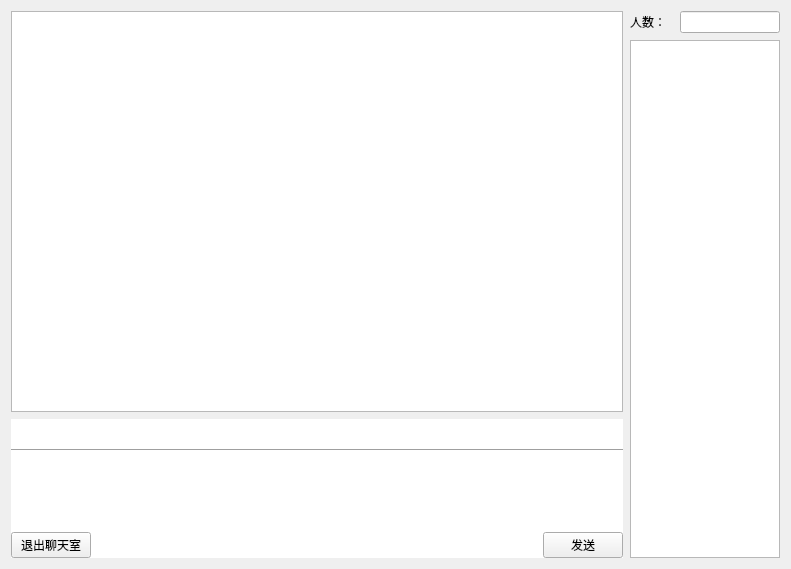
<?xml version="1.0" encoding="UTF-8"?>
<ui version="4.0">
 <class>userPublic</class>
 <widget class="QWidget" name="userPublic">
  <property name="geometry">
   <rect>
    <x>0</x>
    <y>0</y>
    <width>791</width>
    <height>569</height>
   </rect>
  </property>
  <property name="sizePolicy">
   <sizepolicy hsizetype="Preferred" vsizetype="Expanding">
    <horstretch>0</horstretch>
    <verstretch>0</verstretch>
   </sizepolicy>
  </property>
  <property name="windowTitle">
   <string>Form</string>
  </property>
  <layout class="QHBoxLayout" name="horizontalLayout_3">
   <property name="spacing">
    <number>7</number>
   </property>
   <property name="topMargin">
    <number>11</number>
   </property>
   <item>
    <layout class="QVBoxLayout" name="verticalLayout_2">
     <property name="spacing">
      <number>7</number>
     </property>
     <item>
      <widget class="QTextEdit" name="textEdit">
       <property name="sizePolicy">
        <sizepolicy hsizetype="Minimum" vsizetype="Expanding">
         <horstretch>0</horstretch>
         <verstretch>0</verstretch>
        </sizepolicy>
       </property>
       <property name="readOnly">
        <bool>true</bool>
       </property>
      </widget>
     </item>
     <item>
      <widget class="QGroupBox" name="groupBox">
       <property name="sizePolicy">
        <sizepolicy hsizetype="Minimum" vsizetype="Maximum">
         <horstretch>0</horstretch>
         <verstretch>0</verstretch>
        </sizepolicy>
       </property>
       <property name="styleSheet">
        <string notr="true">QGroupBox{
background-color: rgb(255, 255, 255);
border:none;
}</string>
       </property>
       <property name="title">
        <string/>
       </property>
       <layout class="QVBoxLayout" name="verticalLayout">
        <property name="spacing">
         <number>0</number>
        </property>
        <property name="leftMargin">
         <number>0</number>
        </property>
        <property name="topMargin">
         <number>0</number>
        </property>
        <property name="rightMargin">
         <number>0</number>
        </property>
        <property name="bottomMargin">
         <number>0</number>
        </property>
        <item>
         <layout class="QHBoxLayout" name="horizontalLayout_2">
          <item>
           <widget class="QPushButton" name="pushButton_3">
            <property name="sizePolicy">
             <sizepolicy hsizetype="Minimum" vsizetype="Fixed">
              <horstretch>0</horstretch>
              <verstretch>0</verstretch>
             </sizepolicy>
            </property>
            <property name="minimumSize">
             <size>
              <width>30</width>
              <height>30</height>
             </size>
            </property>
            <property name="maximumSize">
             <size>
              <width>30</width>
              <height>30</height>
             </size>
            </property>
            <property name="styleSheet">
             <string notr="true">border:none;</string>
            </property>
            <property name="text">
             <string/>
            </property>
            <property name="icon">
             <iconset resource="icon.qrc">
              <normaloff>:/icon/bq.png</normaloff>:/icon/bq.png</iconset>
            </property>
           </widget>
          </item>
          <item>
           <spacer name="horizontalSpacer_2">
            <property name="orientation">
             <enum>Qt::Horizontal</enum>
            </property>
            <property name="sizeHint" stdset="0">
             <size>
              <width>40</width>
              <height>20</height>
             </size>
            </property>
           </spacer>
          </item>
         </layout>
        </item>
        <item>
         <widget class="Line" name="line">
          <property name="orientation">
           <enum>Qt::Horizontal</enum>
          </property>
         </widget>
        </item>
        <item>
         <widget class="QTextEdit" name="textEdit_2">
          <property name="maximumSize">
           <size>
            <width>16777215</width>
            <height>80</height>
           </size>
          </property>
          <property name="styleSheet">
           <string notr="true">border:none;</string>
          </property>
         </widget>
        </item>
        <item>
         <layout class="QHBoxLayout" name="horizontalLayout">
          <item>
           <widget class="QPushButton" name="pushButton_2">
            <property name="text">
             <string>退出聊天室</string>
            </property>
           </widget>
          </item>
          <item>
           <spacer name="horizontalSpacer">
            <property name="orientation">
             <enum>Qt::Horizontal</enum>
            </property>
            <property name="sizeHint" stdset="0">
             <size>
              <width>40</width>
              <height>20</height>
             </size>
            </property>
           </spacer>
          </item>
          <item>
           <widget class="QPushButton" name="pushButton">
            <property name="text">
             <string>发送</string>
            </property>
           </widget>
          </item>
         </layout>
        </item>
       </layout>
      </widget>
     </item>
    </layout>
   </item>
   <item>
    <layout class="QGridLayout" name="gridLayout">
     <item row="0" column="0">
      <widget class="QLabel" name="label">
       <property name="sizePolicy">
        <sizepolicy hsizetype="Maximum" vsizetype="Preferred">
         <horstretch>0</horstretch>
         <verstretch>0</verstretch>
        </sizepolicy>
       </property>
       <property name="maximumSize">
        <size>
         <width>43</width>
         <height>16777215</height>
        </size>
       </property>
       <property name="text">
        <string>人数：</string>
       </property>
      </widget>
     </item>
     <item row="0" column="1">
      <widget class="QLineEdit" name="lineEdit">
       <property name="sizePolicy">
        <sizepolicy hsizetype="Maximum" vsizetype="Fixed">
         <horstretch>0</horstretch>
         <verstretch>0</verstretch>
        </sizepolicy>
       </property>
       <property name="maximumSize">
        <size>
         <width>100</width>
         <height>16777215</height>
        </size>
       </property>
       <property name="readOnly">
        <bool>true</bool>
       </property>
      </widget>
     </item>
     <item row="1" column="0" colspan="2">
      <widget class="QListWidget" name="listWidget">
       <property name="maximumSize">
        <size>
         <width>150</width>
         <height>16777215</height>
        </size>
       </property>
      </widget>
     </item>
    </layout>
   </item>
  </layout>
 </widget>
 <resources>
  <include location="icon.qrc"/>
 </resources>
 <connections/>
</ui>
